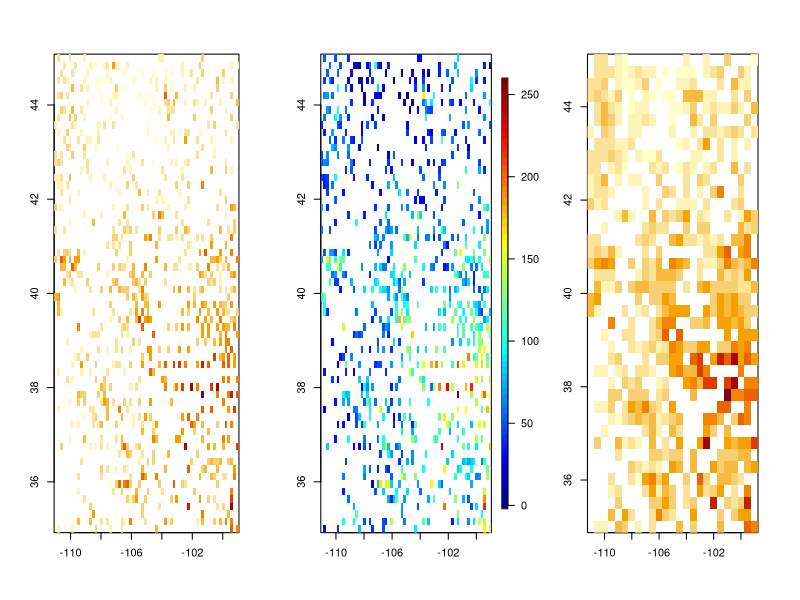
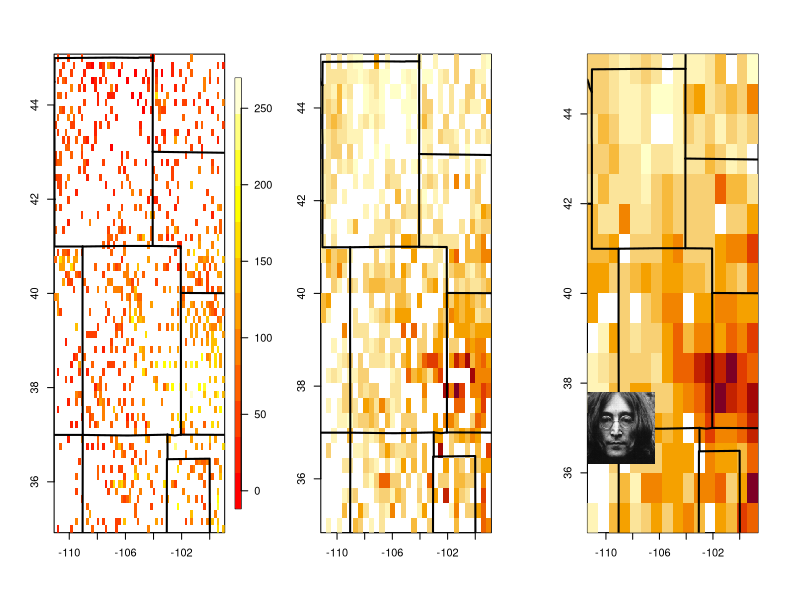

These charts were generated, in order, by the following R code: (Note: this script raises an error after producing the figures.)
## ---- chunk 1
knitr::opts_chunk$set(echo = TRUE, cache=TRUE)
library(fields)
library(RColorBrewer)
## ---- chunk 2
set.panel(1,3)
out.p <- as.image( RMprecip$y,  x= RMprecip$x)
image( out.p)
#compare to quilt.plot
quilt.plot(RMprecip$x, RMprecip$y)
grid<- list( x=seq( -111, -99,,25), y=seq( 35, 45,,40)) 
as.image( RMprecip$y, RMprecip$x, grid=grid)-> out.p
image(out.p)
## ---- chunk 3
set.panel( 1,3)
par( pty="s")   # square plotting regions 
image.plot( as.image( RMprecip$y, x = RMprecip$x), col=heat.colors(12)); US( add=TRUE, col="black", lwd=2)
image(  as.image( RMprecip$y, x = RMprecip$x, ncol=32,nrow =32)); US( add=TRUE, col="black", lwd=2)
image(as.image( RMprecip$y, x = RMprecip$x, ncol=16, nrow=16)); US( add=TRUE, col="black", lwd=2)
data(lennon)
add.image( -109,37, lennon , col=grey( (0:256)/256))
## ---- chunk 4
grid.list <- list( x= -111:-99, y=35:45)
xg <- make.surface.grid(grid.list)
str(grid.list)
str(xg)
## ---- chunk 5
fit <- spatialProcess(RMprecip$x, RMprecip$y, theta=20)
grid.list <- list( x= -111:-99, y=35:45)
xg<- make.surface.grid(grid.list)
look <- predict(fit, xg)
look.surface <- as.surface(xg, look)
## ---- chunk 6
image(look.surface)
## ---- chunk 7
image.plot(look.surface)
## ---- chunk 8
contour(look.surface)
## ---- chunk 9
surface(look.surface)
## ---- chunk 10
set.panel(1,2)
persp(look.surface)
drape.plot(look.surface)
## ---- chunk 11
fit <- spatialProcess(RMprecip$x, RMprecip$y, theta=20)
surface(fit)
## ---- chunk 12
quilt.plot(ChicagoO3$x, ChicagoO3$y,col=terrain.colors(50))
## ---- chunk 13
fit<- Krig(ChicagoO3$x,ChicagoO3$y, theta=30) 
set.panel(1,2)
surface(fit, type="C", nx=128, ny=128,col=terrain.colors(50))
surface(fit, type="p", nx=56, ny=56, extrap = TRUE, border=NA, theta=-8, phi=20,col=terrain.colors(50))
